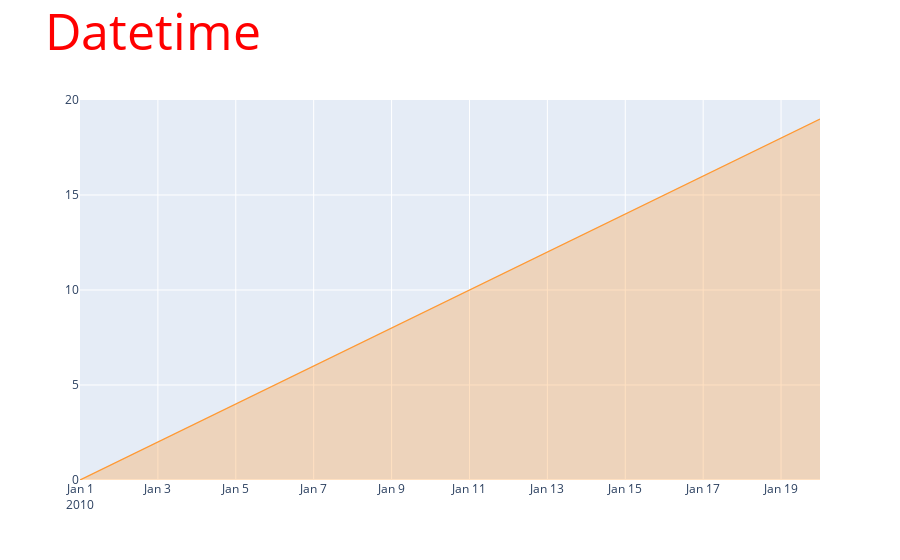

Notebook source saved alongside this figure:
### Code cell
theme = cf.getThemes()
layout = {
    'title':{
        'text':'Datetime',
        'font':{
            'size':50,
            'color':'red'
        }
    }
}
test.iplot(kind='line', layout=layout, fill=True, theme='solar')

### Figure 1 — Plotly figure (JSON) as saved in the notebook; plotly's stock layout.template omitted (floating-point values rounded to 4 significant figures)
{"data": [{"fill": "tozeroy", "fillcolor": "rgba(255, 153, 51, 0.3)", "line": {"color": "rgba(255, 153, 51, 1.0)", "dash": "solid", "shape": "linear", "width": 1.3}, "mode": "lines", "name": "columns", "text": "", "type": "scatter", "x": ["2010-01-01", "2010-01-02", "2010-01-03", "2010-01-04", "2010-01-05", "2010-01-06", "2010-01-07", "2010-01-08", "2010-01-09", "2010-01-10", "2010-01-11", "2010-01-12", "2010-01-13", "2010-01-14", "2010-01-15", "2010-01-16", "2010-01-17", "2010-01-18", "2010-01-19", "2010-01-20"], "y": [0, 1, 2, 3, 4, 5, 6, 7, 8, 9, 10, 11, 12, 13, 14, 15, 16, 17, 18, 19]}], "layout": {"title": {"font": {"color": "red", "size": 50}, "text": "Datetime"}}}
